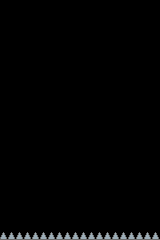

This is a level from a 2D game, rendered from its Tiled map with the project's own tilesets. A one-line summary and the map file follow, with tile-layer data summarised:
An orthogonal 10x15 tile map with 16x16 px tiles, 1 tile layer (deco) and 197 objects.

<map version="1.10" tiledversion="1.10.2" orientation="orthogonal" renderorder="right-down" width="10" height="15" tilewidth="16" tileheight="16" infinite="0" nextlayerid="9" nextobjectid="286">
 <editorsettings>
  <export target="ice-4.json" format="json" />
 </editorsettings>
 <tileset firstgid="1" name="breakout-extruded" tilewidth="16" tileheight="16" spacing="2" margin="1" tilecount="100" columns="10">
  <image source="../main-tileset/breakout-extruded.png" width="180" height="180" />
  <tile id="0">
   <properties>
    <property name="color" value="green" />
   </properties>
  </tile>
  <tile id="1">
   <properties>
    <property name="color" value="blue" />
   </properties>
  </tile>
  <tile id="2">
   <properties>
    <property name="color" value="red" />
   </properties>
  </tile>
  <tile id="3">
   <properties>
    <property name="color" value="yellow" />
   </properties>
  </tile>
  <tile id="4">
   <properties>
    <property name="color" value="pink" />
   </properties>
  </tile>
  <tile id="5">
   <properties>
    <property name="color" value="purple" />
   </properties>
  </tile>
  <tile id="6">
   <properties>
    <property name="color" value="armored" />
    <property name="health" type="int" value="5" />
   </properties>
  </tile>
  <tile id="7">
   <properties>
    <property name="color" value="" />
   </properties>
  </tile>
  <tile id="8">
   <properties>
    <property name="color" value="glass" />
   </properties>
  </tile>
  <tile id="9">
   <properties>
    <property name="color" value="" />
   </properties>
  </tile>
  <tile id="10">
   <properties>
    <property name="color" value="gray" />
   </properties>
   <objectgroup draworder="index" id="2">
    <object id="1" x="0" y="6" width="16" height="4" />
    <object id="2" x="0" y="6" width="16" height="4" />
   </objectgroup>
  </tile>
  <tile id="11">
   <properties>
    <property name="color" value="" />
   </properties>
   <objectgroup draworder="index" id="2">
    <object id="1" x="4" y="4" width="8" height="8">
     <ellipse />
    </object>
   </objectgroup>
  </tile>
  <tile id="12">
   <properties>
    <property name="power" value="grow" />
   </properties>
  </tile>
  <tile id="13">
   <properties>
    <property name="power" value="shrink" />
   </properties>
  </tile>
  <tile id="14">
   <properties>
    <property name="power" value="slow" />
   </properties>
  </tile>
  <tile id="15">
   <properties>
    <property name="power" value="fast" />
   </properties>
  </tile>
  <tile id="16">
   <properties>
    <property name="color" value="" />
   </properties>
  </tile>
  <tile id="17">
   <properties>
    <property name="color" value="" />
   </properties>
  </tile>
  <tile id="18">
   <properties>
    <property name="color" value="wood" />
   </properties>
  </tile>
  <tile id="19">
   <properties>
    <property name="color" value="" />
   </properties>
  </tile>
  <tile id="20">
   <properties>
    <property name="color" value="" />
   </properties>
  </tile>
  <tile id="21">
   <properties>
    <property name="color" value="" />
   </properties>
  </tile>
  <tile id="22">
   <properties>
    <property name="color" value="" />
   </properties>
  </tile>
  <tile id="23">
   <properties>
    <property name="color" value="" />
   </properties>
  </tile>
  <tile id="24">
   <properties>
    <property name="color" value="" />
   </properties>
  </tile>
  <tile id="25">
   <properties>
    <property name="color" value="" />
   </properties>
  </tile>
  <tile id="26">
   <properties>
    <property name="color" value="" />
   </properties>
  </tile>
  <tile id="27">
   <properties>
    <property name="color" value="" />
   </properties>
  </tile>
  <tile id="28">
   <properties>
    <property name="color" value="" />
   </properties>
  </tile>
  <tile id="29">
   <properties>
    <property name="color" value="" />
   </properties>
  </tile>
  <tile id="30">
   <properties>
    <property name="color" value="" />
   </properties>
  </tile>
  <tile id="31">
   <properties>
    <property name="color" value="" />
   </properties>
  </tile>
  <tile id="32">
   <properties>
    <property name="color" value="" />
   </properties>
  </tile>
  <tile id="33">
   <properties>
    <property name="color" value="" />
   </properties>
  </tile>
  <tile id="34">
   <properties>
    <property name="color" value="vines" />
   </properties>
  </tile>
  <tile id="35">
   <properties>
    <property name="color" value="" />
   </properties>
  </tile>
  <tile id="36">
   <properties>
    <property name="color" value="" />
   </properties>
  </tile>
  <tile id="37">
   <properties>
    <property name="color" value="" />
   </properties>
  </tile>
  <tile id="38">
   <properties>
    <property name="color" value="" />
   </properties>
  </tile>
  <tile id="39">
   <properties>
    <property name="color" value="" />
   </properties>
  </tile>
  <tile id="40">
   <properties>
    <property name="color" value="" />
   </properties>
  </tile>
  <tile id="41">
   <properties>
    <property name="color" value="" />
   </properties>
  </tile>
  <tile id="42">
   <properties>
    <property name="color" value="" />
   </properties>
  </tile>
  <tile id="43">
   <properties>
    <property name="color" value="" />
   </properties>
  </tile>
  <tile id="44">
   <properties>
    <property name="color" value="" />
   </properties>
  </tile>
  <tile id="45">
   <properties>
    <property name="color" value="" />
   </properties>
  </tile>
  <tile id="46">
   <properties>
    <property name="color" value="" />
   </properties>
  </tile>
  <tile id="47">
   <properties>
    <property name="color" value="" />
   </properties>
  </tile>
  <tile id="48">
   <properties>
    <property name="color" value="rock" />
   </properties>
  </tile>
  <tile id="49">
   <properties>
    <property name="color" value="" />
   </properties>
  </tile>
  <tile id="50">
   <properties>
    <property name="color" value="" />
   </properties>
  </tile>
  <tile id="51">
   <properties>
    <property name="color" value="" />
   </properties>
  </tile>
  <tile id="52">
   <properties>
    <property name="color" value="" />
   </properties>
  </tile>
  <tile id="53">
   <properties>
    <property name="color" value="" />
   </properties>
  </tile>
  <tile id="54">
   <properties>
    <property name="color" value="" />
   </properties>
  </tile>
  <tile id="55">
   <properties>
    <property name="color" value="" />
   </properties>
  </tile>
  <tile id="56">
   <properties>
    <property name="color" value="" />
   </properties>
  </tile>
  <tile id="57">
   <properties>
    <property name="color" value="" />
   </properties>
  </tile>
  <tile id="58">
   <properties>
    <property name="color" value="rock" />
   </properties>
   <objectgroup draworder="index" id="3">
    <object id="2" x="0" y="0" width="16" height="16">
     <ellipse />
    </object>
   </objectgroup>
  </tile>
  <tile id="59">
   <properties>
    <property name="color" value="" />
   </properties>
  </tile>
  <tile id="60">
   <properties>
    <property name="color" value="" />
   </properties>
  </tile>
  <tile id="61">
   <properties>
    <property name="color" value="" />
   </properties>
  </tile>
  <tile id="62">
   <properties>
    <property name="color" value="" />
   </properties>
  </tile>
  <tile id="63">
   <properties>
    <property name="color" value="" />
   </properties>
  </tile>
  <tile id="64">
   <properties>
    <property name="color" value="icespike" />
   </properties>
  </tile>
  <tile id="65">
   <properties>
    <property name="color" value="" />
   </properties>
  </tile>
  <tile id="66">
   <properties>
    <property name="color" value="" />
   </properties>
  </tile>
  <tile id="67">
   <properties>
    <property name="color" value="" />
   </properties>
  </tile>
  <tile id="68">
   <properties>
    <property name="color" value="" />
   </properties>
  </tile>
  <tile id="69">
   <properties>
    <property name="color" value="" />
   </properties>
  </tile>
  <tile id="70">
   <properties>
    <property name="color" value="" />
   </properties>
  </tile>
  <tile id="71">
   <properties>
    <property name="color" value="" />
   </properties>
  </tile>
  <tile id="72">
   <properties>
    <property name="color" value="" />
   </properties>
  </tile>
  <tile id="73">
   <properties>
    <property name="color" value="" />
   </properties>
   <objectgroup draworder="index" id="2">
    <object id="1" x="0" y="0" width="2" height="2">
     <ellipse />
    </object>
    <object id="2" x="2" y="2" width="2" height="2">
     <ellipse />
    </object>
    <object id="4" x="4" y="0" width="2" height="2">
     <ellipse />
    </object>
    <object id="5" x="5" y="0" width="2" height="2">
     <ellipse />
    </object>
    <object id="6" x="7" y="2" width="2" height="2">
     <ellipse />
    </object>
    <object id="7" x="9" y="0" width="2" height="2">
     <ellipse />
    </object>
    <object id="8" x="10" y="0" width="2" height="2">
     <ellipse />
    </object>
    <object id="9" x="12" y="2" width="2" height="2">
     <ellipse />
    </object>
    <object id="10" x="14" y="0" width="2" height="2">
     <ellipse />
    </object>
   </objectgroup>
  </tile>
  <tile id="74">
   <properties>
    <property name="color" value="" />
   </properties>
   <objectgroup draworder="index" id="2">
    <object id="1" x="7" y="0" width="2" height="16" />
   </objectgroup>
  </tile>
  <tile id="75">
   <properties>
    <property name="color" value="" />
   </properties>
   <objectgroup draworder="index" id="2">
    <object id="1" x="0" y="7" width="16" height="2" />
   </objectgroup>
  </tile>
  <tile id="76">
   <properties>
    <property name="color" value="" />
   </properties>
  </tile>
  <tile id="77">
   <properties>
    <property name="color" value="" />
   </properties>
  </tile>
  <tile id="78">
   <properties>
    <property name="color" value="" />
   </properties>
  </tile>
  <tile id="79">
   <properties>
    <property name="color" value="" />
   </properties>
  </tile>
  <tile id="80">
   <properties>
    <property name="color" value="" />
   </properties>
  </tile>
  <tile id="81">
   <properties>
    <property name="color" value="" />
   </properties>
  </tile>
  <tile id="82">
   <properties>
    <property name="color" value="" />
   </properties>
  </tile>
  <tile id="83">
   <properties>
    <property name="color" value="" />
   </properties>
   <objectgroup draworder="index" id="2">
    <object id="9" x="6" y="8" width="1" height="1">
     <ellipse />
    </object>
    <object id="10" x="5" y="9" width="1" height="1">
     <ellipse />
    </object>
    <object id="11" x="4" y="10" width="1" height="1">
     <ellipse />
    </object>
    <object id="12" x="3" y="11" width="1" height="1">
     <ellipse />
    </object>
    <object id="13" x="2" y="12" width="1" height="1">
     <ellipse />
    </object>
    <object id="14" x="1" y="13" width="1" height="1">
     <ellipse />
    </object>
    <object id="15" x="0" y="14" width="1" height="1">
     <ellipse />
    </object>
    <object id="16" x="0" y="15" width="1" height="1">
     <ellipse />
    </object>
    <object id="17" x="1" y="14" width="1" height="1">
     <ellipse />
    </object>
    <object id="25" x="7" y="8" width="1" height="1">
     <ellipse />
    </object>
    <object id="26" x="6" y="9" width="1" height="1">
     <ellipse />
    </object>
    <object id="27" x="5" y="10" width="1" height="1">
     <ellipse />
    </object>
    <object id="28" x="4" y="11" width="1" height="1">
     <ellipse />
    </object>
    <object id="29" x="3" y="12" width="1" height="1">
     <ellipse />
    </object>
    <object id="30" x="2" y="13" width="1" height="1">
     <ellipse />
    </object>
    <object id="37" x="7" y="9" width="1" height="1">
     <ellipse />
    </object>
    <object id="38" x="6" y="10" width="1" height="1">
     <ellipse />
    </object>
    <object id="39" x="5" y="11" width="1" height="1">
     <ellipse />
    </object>
    <object id="40" x="4" y="12" width="1" height="1">
     <ellipse />
    </object>
    <object id="41" x="3" y="13" width="1" height="1">
     <ellipse />
    </object>
    <object id="42" x="2" y="14" width="1" height="1">
     <ellipse />
    </object>
    <object id="43" x="1" y="15" width="1" height="1">
     <ellipse />
    </object>
   </objectgroup>
  </tile>
  <tile id="84">
   <properties>
    <property name="color" value="" />
   </properties>
   <objectgroup draworder="index" id="2">
    <object id="17" x="14" y="0" width="1" height="1">
     <ellipse />
    </object>
    <object id="18" x="13" y="1" width="1" height="1">
     <ellipse />
    </object>
    <object id="19" x="12" y="2" width="1" height="1">
     <ellipse />
    </object>
    <object id="20" x="11" y="3" width="1" height="1">
     <ellipse />
    </object>
    <object id="21" x="10" y="4" width="1" height="1">
     <ellipse />
    </object>
    <object id="22" x="9" y="5" width="1" height="1">
     <ellipse />
    </object>
    <object id="23" x="8" y="6" width="1" height="1">
     <ellipse />
    </object>
    <object id="24" x="7" y="7" width="1" height="1">
     <ellipse />
    </object>
    <object id="25" x="6" y="8" width="1" height="1">
     <ellipse />
    </object>
    <object id="26" x="5" y="9" width="1" height="1">
     <ellipse />
    </object>
    <object id="27" x="4" y="10" width="1" height="1">
     <ellipse />
    </object>
    <object id="28" x="3" y="11" width="1" height="1">
     <ellipse />
    </object>
    <object id="29" x="2" y="12" width="1" height="1">
     <ellipse />
    </object>
    <object id="30" x="1" y="13" width="1" height="1">
     <ellipse />
    </object>
    <object id="31" x="0" y="14" width="1" height="1">
     <ellipse />
    </object>
    <object id="32" x="0" y="15" width="1" height="1">
     <ellipse />
    </object>
    <object id="33" x="1" y="14" width="1" height="1">
     <ellipse />
    </object>
    <object id="34" x="14" y="1" width="1" height="1">
     <ellipse />
    </object>
    <object id="35" x="13" y="2" width="1" height="1">
     <ellipse />
    </object>
    <object id="36" x="12" y="3" width="1" height="1">
     <ellipse />
    </object>
    <object id="37" x="11" y="4" width="1" height="1">
     <ellipse />
    </object>
    <object id="38" x="10" y="5" width="1" height="1">
     <ellipse />
    </object>
    <object id="39" x="9" y="6" width="1" height="1">
     <ellipse />
    </object>
    <object id="40" x="8" y="7" width="1" height="1">
     <ellipse />
    </object>
    <object id="41" x="7" y="8" width="1" height="1">
     <ellipse />
    </object>
    <object id="42" x="6" y="9" width="1" height="1">
     <ellipse />
    </object>
    <object id="43" x="5" y="10" width="1" height="1">
     <ellipse />
    </object>
    <object id="44" x="4" y="11" width="1" height="1">
     <ellipse />
    </object>
    <object id="45" x="3" y="12" width="1" height="1">
     <ellipse />
    </object>
    <object id="46" x="2" y="13" width="1" height="1">
     <ellipse />
    </object>
    <object id="47" x="13" y="3" width="1" height="1">
     <ellipse />
    </object>
    <object id="48" x="12" y="4" width="1" height="1">
     <ellipse />
    </object>
    <object id="49" x="11" y="5" width="1" height="1">
     <ellipse />
    </object>
    <object id="50" x="10" y="6" width="1" height="1">
     <ellipse />
    </object>
    <object id="51" x="9" y="7" width="1" height="1">
     <ellipse />
    </object>
    <object id="52" x="8" y="8" width="1" height="1">
     <ellipse />
    </object>
    <object id="53" x="7" y="9" width="1" height="1">
     <ellipse />
    </object>
    <object id="54" x="6" y="10" width="1" height="1">
     <ellipse />
    </object>
    <object id="55" x="5" y="11" width="1" height="1">
     <ellipse />
    </object>
    <object id="56" x="4" y="12" width="1" height="1">
     <ellipse />
    </object>
    <object id="57" x="3" y="13" width="1" height="1">
     <ellipse />
    </object>
    <object id="58" x="2" y="14" width="1" height="1">
     <ellipse />
    </object>
    <object id="59" x="1" y="15" width="1" height="1">
     <ellipse />
    </object>
    <object id="60" x="14" y="2" width="1" height="1">
     <ellipse />
    </object>
    <object id="61" x="15" y="1" width="1" height="1">
     <ellipse />
    </object>
    <object id="62" x="15" y="0" width="1" height="1">
     <ellipse />
    </object>
   </objectgroup>
  </tile>
  <tile id="85">
   <properties>
    <property name="color" value="" />
   </properties>
   <objectgroup draworder="index" id="3">
    <object id="19" x="1" y="0" width="1" height="1">
     <ellipse />
    </object>
    <object id="20" x="2" y="1" width="1" height="1">
     <ellipse />
    </object>
    <object id="21" x="3" y="2" width="1" height="1">
     <ellipse />
    </object>
    <object id="22" x="4" y="3" width="1" height="1">
     <ellipse />
    </object>
    <object id="23" x="5" y="4" width="1" height="1">
     <ellipse />
    </object>
    <object id="24" x="6" y="5" width="1" height="1">
     <ellipse />
    </object>
    <object id="25" x="7" y="6" width="1" height="1">
     <ellipse />
    </object>
    <object id="26" x="8" y="7" width="1" height="1">
     <ellipse />
    </object>
    <object id="27" x="9" y="8" width="1" height="1">
     <ellipse />
    </object>
    <object id="28" x="10" y="9" width="1" height="1">
     <ellipse />
    </object>
    <object id="29" x="11" y="10" width="1" height="1">
     <ellipse />
    </object>
    <object id="30" x="12" y="11" width="1" height="1">
     <ellipse />
    </object>
    <object id="31" x="13" y="12" width="1" height="1">
     <ellipse />
    </object>
    </objectgroup>
  </tile>
  <tile id="86">
   <properties>
    <property name="color" value="" />
   </properties>
  </tile>
  <tile id="87">
   <properties>
    <property name="color" value="" />
   </properties>
   <objectgroup draworder="index" id="3">
    <!-- 1 objects omitted --></objectgroup>
  </tile>
  <tile id="88">
   <properties>
    <property name="color" value="" />
   </properties>
  </tile>
  <tile id="89">
   <properties>
    <property name="color" value="" />
   </properties>
  </tile>
  <tile id="90">
   <properties>
    <property name="color" value="" />
   </properties>
  </tile>
  <tile id="91">
   <properties>
    <property name="color" value="" />
   </properties>
  </tile>
  <tile id="92">
   <properties>
    <property name="color" value="" />
   </properties>
  </tile>
  <tile id="93">
   <properties>
    <property name="color" value="" />
   </properties>
   <objectgroup draworder="index" id="2">
    <!-- 22 objects omitted --></objectgroup>
  </tile>
  <tile id="94">
   <properties>
    <property name="color" value="" />
   </properties>
  </tile>
  <tile id="95">
   <properties>
    <property name="color" value="" />
   </properties>
  </tile>
  <tile id="96">
   <properties>
    <property name="color" value="" />
   </properties>
  </tile>
  <tile id="97">
   <properties>
    <property name="color" value="" />
   </properties>
  </tile>
  <tile id="98">
   <properties>
    <property name="color" value="" />
   </properties>
  </tile>
  <tile id="99">
   <properties>
    <property name="color" value="" />
   </properties>
  </tile>
 </tileset>
 <objectgroup id="2" name="blocks">
  <!-- 43 objects omitted --></objectgroup>
 <objectgroup id="8" name="deco-objects" />
 <objectgroup id="3" name="player">
  <!-- 1 objects omitted --></objectgroup>
 <objectgroup id="7" name="walls" />
 <objectgroup id="4" name="ball">
  <!-- 1 objects omitted --></objectgroup>
 <objectgroup id="5" name="power" />
 <layer id="6" name="deco" width="10" height="15">
  <data>[150 cells, 10 non-empty, 1 distinct tile ids]</data>
 </layer>
</map>
<!-- 101 of 197 objects omitted -->
